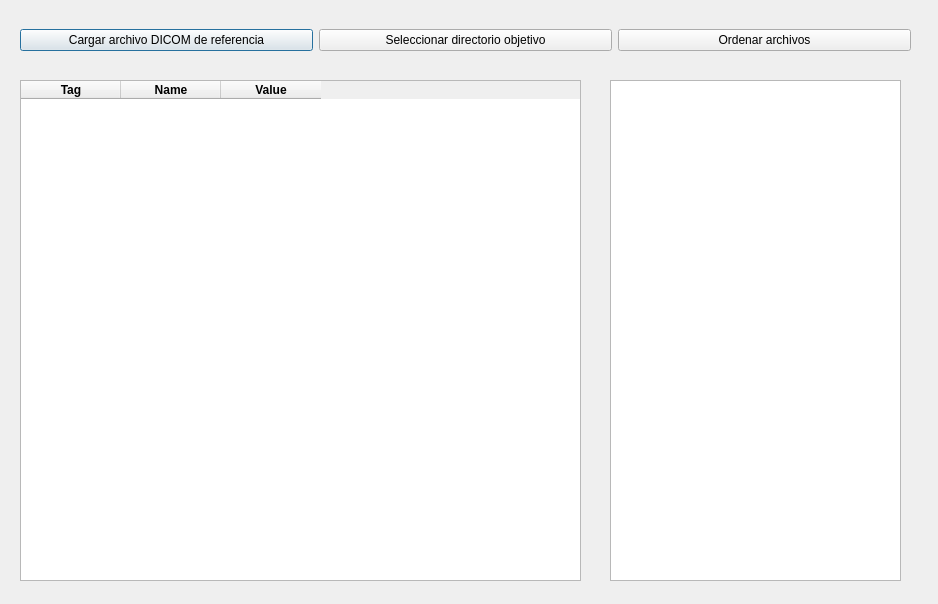
<?xml version="1.0" encoding="UTF-8"?>
<ui version="4.0">
 <class>Dialog</class>
 <widget class="QDialog" name="Dialog">
  <property name="windowModality">
   <enum>Qt::NonModal</enum>
  </property>
  <property name="geometry">
   <rect>
    <x>0</x>
    <y>0</y>
    <width>938</width>
    <height>604</height>
   </rect>
  </property>
  <property name="windowTitle">
   <string>ReX - Breaking through the jungle</string>
  </property>
  <widget class="QWidget" name="horizontalLayoutWidget">
   <property name="geometry">
    <rect>
     <x>20</x>
     <y>20</y>
     <width>891</width>
     <height>41</height>
    </rect>
   </property>
   <layout class="QHBoxLayout" name="horizontalLayout">
    <item>
     <widget class="QPushButton" name="load_dicom_btn">
      <property name="toolTip">
       <string>Elija un archivo DICOM para seleccionar los tags que se utilizarán como método de ordenación.</string>
      </property>
      <property name="text">
       <string>Cargar archivo DICOM de referencia</string>
      </property>
     </widget>
    </item>
    <item>
     <widget class="QPushButton" name="select_dir_btn">
      <property name="toolTip">
       <string>Seleccione la carpeta que contiene los archivos DICOM. Pueden encontrarse en subcarpetas.</string>
      </property>
      <property name="text">
       <string>Seleccionar directorio objetivo</string>
      </property>
     </widget>
    </item>
    <item>
     <widget class="QPushButton" name="process_btn">
      <property name="toolTip">
       <string>Cuando se hayan seleccionado un directorio y uno o más tags, ejecuta la ordenación.</string>
      </property>
      <property name="text">
       <string>Ordenar archivos</string>
      </property>
     </widget>
    </item>
   </layout>
  </widget>
  <widget class="QTableWidget" name="dicom_table">
   <property name="geometry">
    <rect>
     <x>20</x>
     <y>80</y>
     <width>561</width>
     <height>501</height>
    </rect>
   </property>
   <property name="selectionMode">
    <enum>QAbstractItemView::MultiSelection</enum>
   </property>
   <property name="selectionBehavior">
    <enum>QAbstractItemView::SelectRows</enum>
   </property>
   <property name="columnCount">
    <number>3</number>
   </property>
   <column>
    <property name="text">
     <string>Tag</string>
    </property>
    <property name="font">
     <font>
      <weight>75</weight>
      <bold>true</bold>
     </font>
    </property>
   </column>
   <column>
    <property name="text">
     <string>Name</string>
    </property>
    <property name="font">
     <font>
      <weight>75</weight>
      <bold>true</bold>
     </font>
    </property>
   </column>
   <column>
    <property name="text">
     <string>Value</string>
    </property>
    <property name="font">
     <font>
      <weight>75</weight>
      <bold>true</bold>
     </font>
    </property>
   </column>
  </widget>
  <widget class="QListWidget" name="selected_tags_list">
   <property name="geometry">
    <rect>
     <x>610</x>
     <y>80</y>
     <width>291</width>
     <height>501</height>
    </rect>
   </property>
  </widget>
 </widget>
 <resources/>
 <connections/>
</ui>
